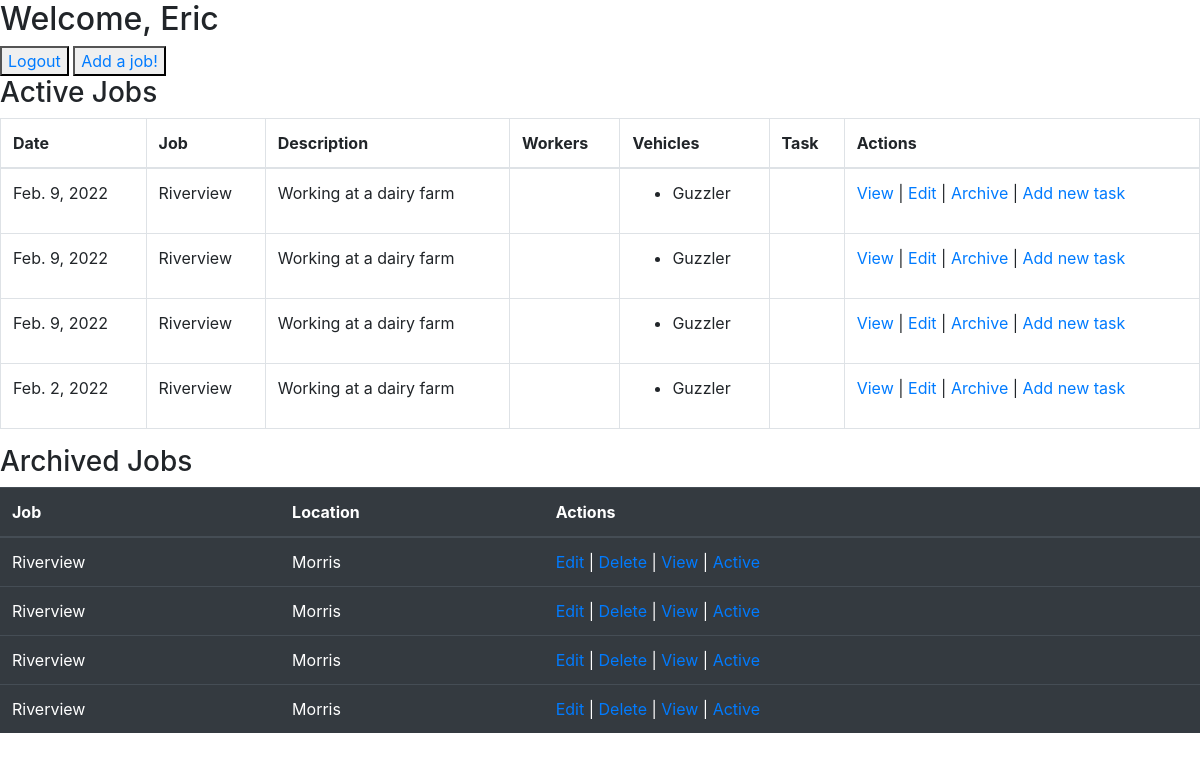
The page /jobs/ (signed in) on the database its author committed.
### JobNotes/models.py (models this page shows)
class User(models.Model):
    first_name=models.CharField(max_length=255)
    last_name=models.CharField(max_length=255)
    email=models.CharField(max_length=255)
    password=models.CharField(max_length=100)
    created_at=models.DateTimeField(auto_now_add=True)
    updated_at=models.DateTimeField(auto_now=True)
    objects=UserManager()

class Job(models.Model):
    title=models.CharField(max_length=255)
    date=models.DateField(default=datetime.date.today())
    description=models.TextField()
    location=models.CharField(max_length=255)
    uploader=models.ForeignKey(User, related_name='jobs_uploaded', on_delete=CASCADE)
    active=models.BooleanField(default=True)
    workers=models.ManyToManyField(User, related_name='workers', blank=True)
    vehicles=models.ManyToManyField(Vehicle, related_name='vehicles', blank=True)
    equipment=models.ManyToManyField(Equipment, related_name='equipment_used')
    tasks=models.ManyToManyField(Task,related_name='active_tasks')
    created_at=models.DateTimeField(auto_now_add=True)
    updated_at=models.DateTimeField(auto_now=True)
    objects=JobManager()

class Vehicle(models.Model):
    name=models.CharField(max_length=255)
    created_at=models.DateTimeField(auto_now_add=True)
    updated_at=models.DateTimeField(auto_now=True)

### JobNotes/views.py (the view)
# urls.py: path('jobs/',views.jobs),
def jobs(request):
    if 'user_id' not in request.session:
        return redirect('/')
    this_user=User.objects.filter(id = request.session['user_id'])
    context={
        'user': this_user[0],
        'all_the_jobs':Job.objects.all(),
        'all_the_tasks':Task.objects.all(),
        'all_vehicles':Vehicle.objects.all()
    }
    return render(request,'jobs.html', context)

### JobNotes/templates/jobs.html (shortened to what this page needs)
<!DOCTYPE html>
<html lang="en">
<head>
    <link rel="stylesheet" href="https://stackpath.bootstrapcdn.com/bootstrap/4.3.1/css/bootstrap.min.css">
    {% load static %}
</head>
<body>
    <div id=wrapper>
    <h2>Welcome, {{ user.first_name }}</h2>
    <button><a href="logout">Logout</a></button>
    <button><a href='new/'>Add a job!</a></button>
    <h3>Active Jobs</h3>
        <table class ='table table-bordered'>
            <thead>
                <th scope='row'>Date</th>
                <th scope='row'>Job</th>
                <th scope='row'>Description</th>
                <th scope='row'>Workers</th>
                <th scope='row'>Vehicles</th>
                <th scope='row'>Task</th>
                <th scope='row'>Actions</th>
            </thead>
            <tbody>
                {% for job in all_the_jobs %}
                {% if job.active == True %}
                <tr>
                    <td>{{job.date}}</td>
                    <td>{{job.title}}</td>
                    <td>{{job.description}}</td>
                    <td>
                    </td>
                    <td>
                        {% for vehicle in all_vehicles %}
                        <ul>
                        <li>{{ vehicle.name }}</li>
                        </ul>
                        {% endfor %}
                    </td>
                    <td>
                    </td>
                    <td>
                        <a href='/jobs/{{job.id}}/view'>View</a> |
                        <a href='/jobs/{{job.id}}/edit'>Edit</a> |
                        <a href='/jobs/{{job.id}}/remove_job/'>Archive </a> |
                        <a href='/jobs/{{job.id}}/new_task/'>Add new task </a>
                    </td>
                </tr>
                {% endif %}
                {% endfor %}
            </tbody>
        </table>
        <h3>Archived Jobs</h3>
        <table class='table table-dark'>
            <thead>
                <th scope='row'>Job</th>
                <th scope='row'>Location</th>
                <th scope='row'>Actions</th>
            </thead>
            <tbody>
                    {% for job in all_the_jobs %}
                        {% if job.active == False %}
                        <tr>
                            <td>{{ job.title }}</td>
                            <td>{{ job.location }}</td>
                        <td>
                                {% if user == job.uploader %}
                                <a href='/jobs/{{job.id}}/edit'>Edit</a> |
                                <a href='/jobs/{{job.id}}/delete'>Delete</a> |
                                <a href='/jobs/{{job.id}}/view'>View</a> |
                                <a href='/jobs/{{job.id}}/add_job/'>Active</a>
                                {% else %}
                                <a href='/jobs/{{job.id}}/view'>View</a> |
                                <a href='/jobs/{{job.id}}/add_job/'>Active</a>
                                {% endif %}
                        </td>
                            {% endif %}
                        </tr>
                        {% endfor %}
            </tbody>
        </table>
</body>
</html>

### rows shown on the page
User: first_name "Eric"
Job: date "Feb. 9, 2022", title "Riverview", description "Working at a dairy farm"
Vehicle: name "Guzzler"
Job: date "Feb. 9, 2022", title "Riverview", description "Working at a dairy farm"
Job: date "Feb. 9, 2022", title "Riverview", description "Working at a dairy farm"
Job: date "Feb. 2, 2022", title "Riverview", description "Working at a dairy farm"
Job: title "Riverview", location "Morris"
Job: title "Riverview", location "Morris"
Job: title "Riverview", location "Morris"
Job: title "Riverview", location "Morris"
